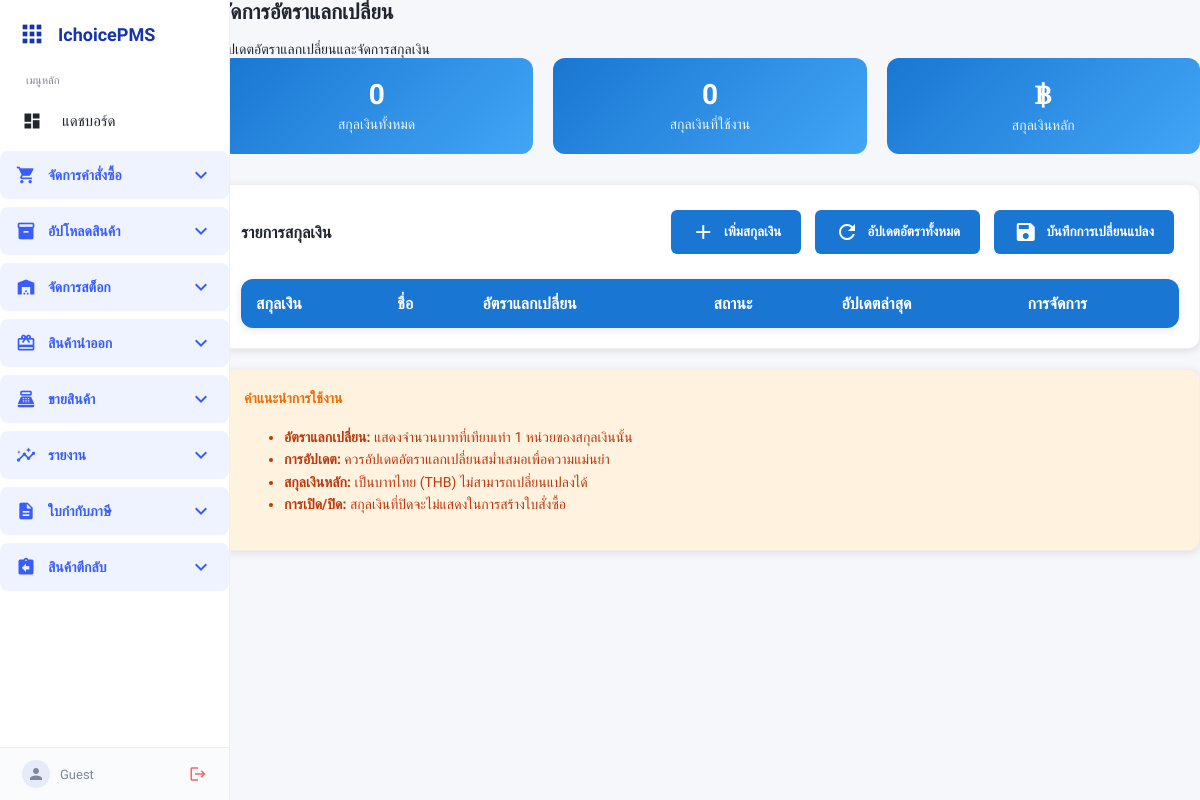
/settings/currency_management.php, run on an earlier commit of the app's database.
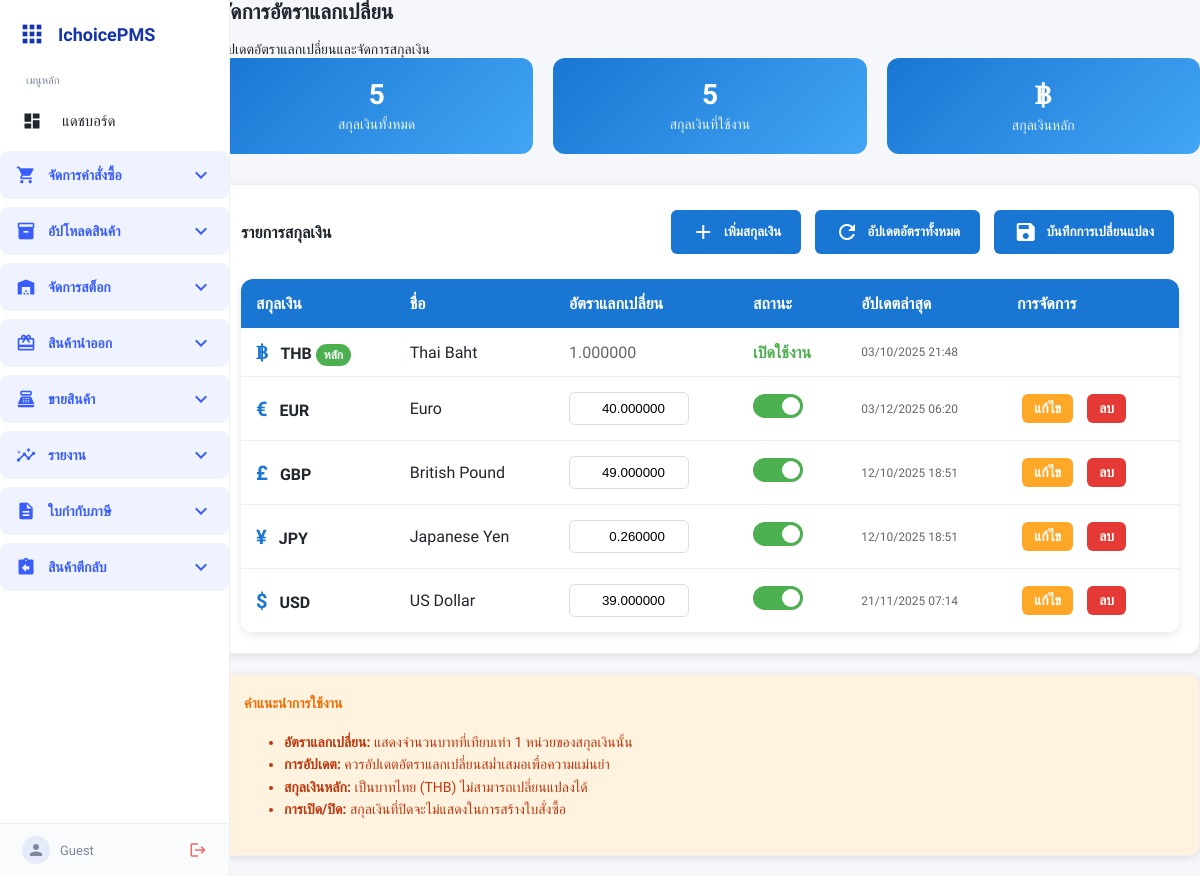
And on a later commit of the database.
### tables this page shows
CREATE TABLE `currencies` (
  `currency_id` int(11) NOT NULL,
  `code` varchar(5) NOT NULL COMMENT 'รหัสสกุลเงิน เช่น THB, USD',
  `name` varchar(50) NOT NULL COMMENT 'ชื่อเต็มของสกุลเงิน',
  `symbol` varchar(5) NOT NULL COMMENT 'สัญลักษณ์ เช่น ฿, $',
  `exchange_rate` decimal(10,6) DEFAULT 1.000000 COMMENT 'อัตราแลกเปลี่ยนต่อบาท',
  `is_base` tinyint(1) DEFAULT 0 COMMENT 'เป็นสกุลเงินหลักหรือไม่',
  `is_active` tinyint(1) DEFAULT 1 COMMENT 'ใช้งานได้หรือไม่',
  `created_at` timestamp NOT NULL DEFAULT current_timestamp(),
  `updated_at` timestamp NOT NULL DEFAULT current_timestamp() ON UPDATE current_timestamp()
);

### settings/currency_management.php (the view, shortened to what the changed rows need)
<?php
include '../templates/sidebar.php';
include '../config/db_connect.php';
$stmt = $pdo->query("SELECT * FROM currencies ORDER BY is_base DESC, code ASC");
$currencies = $stmt->fetchAll(PDO::FETCH_ASSOC);
?>
<!DOCTYPE html>
<html lang="th">
<head>
<link rel="stylesheet" href="../assets/style.css">
</head>
<body>
<div class="mainwrap">
    <div class="container">
        <h2>จัดการอัตราแลกเปลี่ยน</h2>
        <div class="stats-grid">
            <div class="stat-card">
                <div class="stat-number" id="totalCurrencies"><?= count($currencies) ?></div>
                <div class="stat-label">สกุลเงินทั้งหมด</div>
            </div>
            <div class="stat-card">
                <div class="stat-number" id="activeCurrencies"><?= count(array_filter($currencies, fn($c) => $c['is_active'])) ?></div>
                <div class="stat-label">สกุลเงินที่ใช้งาน</div>
            </div>
        </div>
        <div class="card">
            <table class="currency-table">
                <thead>
                    <tr>
                        <th>สกุลเงิน</th>
                        <th>ชื่อ</th>
                        <th>อัตราแลกเปลี่ยน</th>
                        <th>สถานะ</th>
                        <th>อัปเดตล่าสุด</th>
                        <th>การจัดการ</th>
                    </tr>
                </thead>
                <tbody>
                    <?php foreach($currencies as $currency): ?>
                    <tr data-currency-id="<?= $currency['currency_id'] ?>">
                        <td>
                            <span class="currency-symbol"><?= htmlspecialchars($currency['symbol']) ?></span>
                            <strong><?= htmlspecialchars($currency['code']) ?></strong>
                            <?php if($currency['is_base']): ?>
                                <span class="base-badge">หลัก</span>
                            <?php endif; ?>
                        </td>
                        <td><?= htmlspecialchars($currency['name']) ?></td>
                        <td>
                            <?php if($currency['is_base']): ?>
                                <span style="color: #666;">1.000000</span>
                            <?php else: ?>
                                <input type="number"
                                       class="rate-input"
                                       value="<?= number_format($currency['exchange_rate'], 6) ?>"
                                       step="0.000001"
                                       data-original="<?= $currency['exchange_rate'] ?>"
                                       onchange="markChanged(this)">
                            <?php endif; ?>
                        </td>
                        <td>
                            <?php if($currency['is_base']): ?>
                                <span style="color: #4caf50; font-weight: bold;">เปิดใช้งาน</span>
                            <?php else: ?>
                                <label class="status-toggle">
                                    <span class="slider"></span>
                                </label>
                            <?php endif; ?>
                        </td>
                        <td class="last-updated">
                            <?= date('d/m/Y H:i', strtotime($currency['updated_at'])) ?>
                        </td>
                        <td>
                             <?php if(!$currency['is_base']): ?>
                                <button class="update-btn" style="background:#ffa726;padding:6px 12px;font-size:14px;"
                                        onclick="openEditCurrencyPopup(<?= htmlspecialchars(json_encode($currency), ENT_QUOTES, 'UTF-8') ?>)">
                                    แก้ไข
                                </button>
                                <button class="update-btn" style="background:#e53935;padding:6px 12px;font-size:14px;"
                                        onclick="deleteCurrency(<?= $currency['currency_id'] ?>)">
                                    ลบ
                                </button>
                            <?php endif; ?>
                        </td>
                    </tr>
                    <?php endforeach; ?>
                </tbody>
            </table>
        </div>
    </div>
</div>
</body>
</html>

What changed in the data, as far as the page shows it:
added currencies: symbol "฿", code "THB", is_base "หลัก", name "Thai Baht", updated_at "03/10/2025 21:48"
added currencies: symbol "€", code "EUR", name "Euro", exchange_rate "40.000000", updated_at "03/12/2025 06:20"
added currencies: symbol "£", code "GBP", name "British Pound", exchange_rate "49.000000", updated_at "12/10/2025 18:51"
added currencies: symbol "¥", code "JPY", name "Japanese Yen", exchange_rate "0.260000", updated_at "12/10/2025 18:51"
added currencies: symbol "$", code "USD", name "US Dollar", exchange_rate "39.000000", updated_at "21/11/2025 07:14"
Also different on the page:
count($currencies): "0" → "5"
count(array_filter($currencies, fn($c) => $c['is_active'])): "0" → "5"
